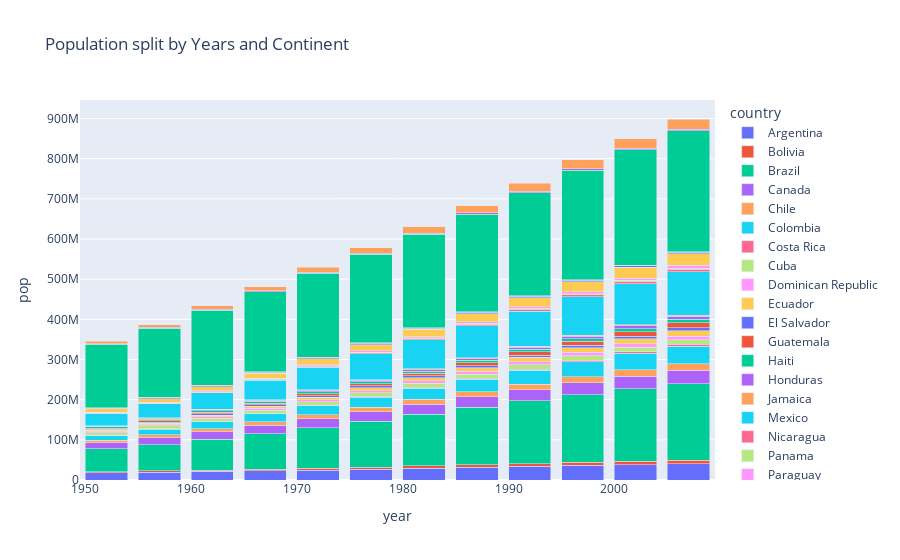

Notebook cell for this chart:
### Code cell
import plotly.express as px

#long_df = px.data.medals_long()

fig = px.bar(country_df[(country_df['continent']=='Americas')], x="year", y="pop", color="country", title="Population split by Years and Continent",barmode='stack')
fig.show()

### Figure 1 — Plotly figure (JSON) as saved in the notebook; plotly's stock layout.template omitted (floating-point values rounded to 4 significant figures)
{"data": [{"alignmentgroup": "True", "hovertemplate": "country=Argentina<br>year=%{x}<br>pop=%{y}<extra></extra>", "legendgroup": "Argentina", "marker": {"color": "#636efa"}, "name": "Argentina", "offsetgroup": "Argentina", "orientation": "v", "showlegend": true, "textposition": "auto", "type": "bar", "x": [1952, 1957, 1962, 1967, 1972, 1977, 1982, 1987, 1992, 1997, 2002, 2007], "xaxis": "x", "y": [17876956, 19610538, 21283783, 22934225, 24779799, 26983828, 29341374, 31620918, 33958947, 36203463, 38331121, 40301927], "yaxis": "y"}, {"alignmentgroup": "True", "hovertemplate": "country=Bolivia<br>year=%{x}<br>pop=%{y}<extra></extra>", "legendgroup": "Bolivia", "marker": {"color": "#EF553B"}, "name": "Bolivia", "offsetgroup": "Bolivia", "orientation": "v", "showlegend": true, "textposition": "auto", "type": "bar", "x": [1952, 1957, 1962, 1967, 1972, 1977, 1982, 1987, 1992, 1997, 2002, 2007], "xaxis": "x", "y": [2883315, 3211738, 3593918, 4040665, 4565872, 5079716, 5642224, 6156369, 6893451, 7693188, 8445134, 9119152], "yaxis": "y"}, {"alignmentgroup": "True", "hovertemplate": "country=Brazil<br>year=%{x}<br>pop=%{y}<extra></extra>", "legendgroup": "Brazil", "marker": {"color": "#00cc96"}, "name": "Brazil", "offsetgroup": "Brazil", "orientation": "v", "showlegend": true, "textposition": "auto", "type": "bar", "x": [1952, 1957, 1962, 1967, 1972, 1977, 1982, 1987, 1992, 1997, 2002, 2007], "xaxis": "x", "y": [56602560, 65551171, 76039390, 88049823, 100840058, 114313951, 128962939, 142938076, 155975974, 168546719, 179914212, 190010647], "yaxis": "y"}, {"alignmentgroup": "True", "hovertemplate": "country=Canada<br>year=%{x}<br>pop=%{y}<extra></extra>", "legendgroup": "Canada", "marker": {"color": "#ab63fa"}, "name": "Canada", "offsetgroup": "Canada", "orientation": "v", "showlegend": true, "textposition": "auto", "type": "bar", "x": [1952, 1957, 1962, 1967, 1972, 1977, 1982, 1987, 1992, 1997, 2002, 2007], "xaxis": "x", "y": [14785584, 17010154, 18985849, 20819767, 22284500, 23796400, 25201900, 26549700, 28523502, 30305843, 31902268, 33390141], "yaxis": "y"}, {"alignmentgroup": "True", "hovertemplate": "country=Chile<br>year=%{x}<br>pop=%{y}<extra></extra>", "legendgroup": "Chile", "marker": {"color": "#FFA15A"}, "name": "Chile", "offsetgroup": "Chile", "orientation": "v", "showlegend": true, "textposition": "auto", "type": "bar", "x": [1952, 1957, 1962, 1967, 1972, 1977, 1982, 1987, 1992, 1997, 2002, 2007], "xaxis": "x", "y": [6377619, 7048426, 7961258, 8858908, 9717524, 10599793, 11487112, 12463354, 13572994, 14599929, 15497046, 16284741], "yaxis": "y"}, {"alignmentgroup": "True", "hovertemplate": "country=Colombia<br>year=%{x}<br>pop=%{y}<extra></extra>", "legendgroup": "Colombia", "marker": {"color": "#19d3f3"}, "name": "Colombia", "offsetgroup": "Colombia", "orientation": "v", "showlegend": true, "textposition": "auto", "type": "bar", "x": [1952, 1957, 1962, 1967, 1972, 1977, 1982, 1987, 1992, 1997, 2002, 2007], "xaxis": "x", "y": [12350771, 14485993, 17009885, 19764027, 22542890, 25094412, 27764644, 30964245, 34202721, 37657830, 41008227, 44227550], "yaxis": "y"}, {"alignmentgroup": "True", "hovertemplate": "country=Costa Rica<br>year=%{x}<br>pop=%{y}<extra></extra>", "legendgroup": "Costa Rica", "marker": {"color": "#FF6692"}, "name": "Costa Rica", "offsetgroup": "Costa Rica", "orientation": "v", "showlegend": true, "textposition": "auto", "type": "bar", "x": [1952, 1957, 1962, 1967, 1972, 1977, 1982, 1987, 1992, 1997, 2002, 2007], "xaxis": "x", "y": [926317, 1112300, 1345187, 1588717, 1834796, 2108457, 2424367, 2799811, 3173216, 3518107, 3834934, 4133884], "yaxis": "y"}, {"alignmentgroup": "True", "hovertemplate": "country=Cuba<br>year=%{x}<br>pop=%{y}<extra></extra>", "legendgroup": "Cuba", "marker": {"color": "#B6E880"}, "name": "Cuba", "offsetgroup": "Cuba", "orientation": "v", "showlegend": true, "textposition": "auto", "type": "bar", "x": [1952, 1957, 1962, 1967, 1972, 1977, 1982, 1987, 1992, 1997, 2002, 2007], "xaxis": "x", "y": [6007797, 6640752, 7254373, 8139332, 8831348, 9537988, 9789224, 10239839, 10723260, 10983007, 11226999, 11416987], "yaxis": "y"}, {"alignmentgroup": "True", "hovertemplate": "country=Dominican Republic<br>year=%{x}<br>pop=%{y}<extra></extra>", "legendgroup": "Dominican Republic", "marker": {"color": "#FF97FF"}, "name": "Dominican Republic", "offsetgroup": "Dominican Republic", "orientation": "v", "showlegend": true, "textposition": "auto", "type": "bar", "x": [1952, 1957, 1962, 1967, 1972, 1977, 1982, 1987, 1992, 1997, 2002, 2007], "xaxis": "x", "y": [2491346, 2923186, 3453434, 4049146, 4671329, 5302800, 5968349, 6655297, 7351181, 7992357, 8650322, 9319622], "yaxis": "y"}, {"alignmentgroup": "True", "hovertemplate": "country=Ecuador<br>year=%{x}<br>pop=%{y}<extra></extra>", "legendgroup": "Ecuador", "marker": {"color": "#FECB52"}, "name": "Ecuador", "offsetgroup": "Ecuador", "orientation": "v", "showlegend": true, "textposition": "auto", "type": "bar", "x": [1952, 1957, 1962, 1967, 1972, 1977, 1982, 1987, 1992, 1997, 2002, 2007], "xaxis": "x", "y": [3548753, 4058385, 4681707, 5432424, 6298651, 7278866, 8365850, 9545158, 10748394, 11911819, 12921234, 13755680], "yaxis": "y"}, {"alignmentgroup": "True", "hovertemplate": "country=El Salvador<br>year=%{x}<br>pop=%{y}<extra></extra>", "legendgroup": "El Salvador", "marker": {"color": "#636efa"}, "name": "El Salvador", "offsetgroup": "El Salvador", "orientation": "v", "showlegend": true, "textposition": "auto", "type": "bar", "x": [1952, 1957, 1962, 1967, 1972, 1977, 1982, 1987, 1992, 1997, 2002, 2007], "xaxis": "x", "y": [2042865, 2355805, 2747687, 3232927, 3790903, 4282586, 4474873, 4842194, 5274649, 5783439, 6353681, 6939688], "yaxis": "y"}, {"alignmentgroup": "True", "hovertemplate": "country=Guatemala<br>year=%{x}<br>pop=%{y}<extra></extra>", "legendgroup": "Guatemala", "marker": {"color": "#EF553B"}, "name": "Guatemala", "offsetgroup": "Guatemala", "orientation": "v", "showlegend": true, "textposition": "auto", "type": "bar", "x": [1952, 1957, 1962, 1967, 1972, 1977, 1982, 1987, 1992, 1997, 2002, 2007], "xaxis": "x", "y": [3146381, 3640876, 4208858, 4690773, 5149581, 5703430, 6395630, 7326406, 8486949, 9803875, 11178650, 12572928], "yaxis": "y"}, {"alignmentgroup": "True", "hovertemplate": "country=Haiti<br>year=%{x}<br>pop=%{y}<extra></extra>", "legendgroup": "Haiti", "marker": {"color": "#00cc96"}, "name": "Haiti", "offsetgroup": "Haiti", "orientation": "v", "showlegend": true, "textposition": "auto", "type": "bar", "x": [1952, 1957, 1962, 1967, 1972, 1977, 1982, 1987, 1992, 1997, 2002, 2007], "xaxis": "x", "y": [3201488, 3507701, 3880130, 4318137, 4698301, 4908554, 5198399, 5756203, 6326682, 6913545, 7607651, 8502814], "yaxis": "y"}, {"alignmentgroup": "True", "hovertemplate": "country=Honduras<br>year=%{x}<br>pop=%{y}<extra></extra>", "legendgroup": "Honduras", "marker": {"color": "#ab63fa"}, "name": "Honduras", "offsetgroup": "Honduras", "orientation": "v", "showlegend": true, "textposition": "auto", "type": "bar", "x": [1952, 1957, 1962, 1967, 1972, 1977, 1982, 1987, 1992, 1997, 2002, 2007], "xaxis": "x", "y": [1517453, 1770390, 2090162, 2500689, 2965146, 3055235, 3669448, 4372203, 5077347, 5867957, 6677328, 7483763], "yaxis": "y"}, {"alignmentgroup": "True", "hovertemplate": "country=Jamaica<br>year=%{x}<br>pop=%{y}<extra></extra>", "legendgroup": "Jamaica", "marker": {"color": "#FFA15A"}, "name": "Jamaica", "offsetgroup": "Jamaica", "orientation": "v", "showlegend": true, "textposition": "auto", "type": "bar", "x": [1952, 1957, 1962, 1967, 1972, 1977, 1982, 1987, 1992, 1997, 2002, 2007], "xaxis": "x", "y": [1426095, 1535090, 1665128, 1861096, 1997616, 2156814, 2298309, 2326606, 2378618, 2531311, 2664659, 2780132], "yaxis": "y"}, {"alignmentgroup": "True", "hovertemplate": "country=Mexico<br>year=%{x}<br>pop=%{y}<extra></extra>", "legendgroup": "Mexico", "marker": {"color": "#19d3f3"}, "name": "Mexico", "offsetgroup": "Mexico", "orientation": "v", "showlegend": true, "textposition": "auto", "type": "bar", "x": [1952, 1957, 1962, 1967, 1972, 1977, 1982, 1987, 1992, 1997, 2002, 2007], "xaxis": "x", "y": [30144317, 35015548, 41121485, 47995559, 55984294, 63759976, 71640904, 80122492, 88111030, 95895146, 102479927, 108700891], "yaxis": "y"}, {"alignmentgroup": "True", "hovertemplate": "country=Nicaragua<br>year=%{x}<br>pop=%{y}<extra></extra>", "legendgroup": "Nicaragua", "marker": {"color": "#FF6692"}, "name": "Nicaragua", "offsetgroup": "Nicaragua", "orientation": "v", "showlegend": true, "textposition": "auto", "type": "bar", "x": [1952, 1957, 1962, 1967, 1972, 1977, 1982, 1987, 1992, 1997, 2002, 2007], "xaxis": "x", "y": [1165790, 1358828, 1590597, 1865490, 2182908, 2554598, 2979423, 3344353, 4017939, 4609572, 5146848, 5675356], "yaxis": "y"}, {"alignmentgroup": "True", "hovertemplate": "country=Panama<br>year=%{x}<br>pop=%{y}<extra></extra>", "legendgroup": "Panama", "marker": {"color": "#B6E880"}, "name": "Panama", "offsetgroup": "Panama", "orientation": "v", "showlegend": true, "textposition": "auto", "type": "bar", "x": [1952, 1957, 1962, 1967, 1972, 1977, 1982, 1987, 1992, 1997, 2002, 2007], "xaxis": "x", "y": [940080, 1063506, 1215725, 1405486, 1616384, 1839782, 2036305, 2253639, 2484997, 2734531, 2990875, 3242173], "yaxis": "y"}, {"alignmentgroup": "True", "hovertemplate": "country=Paraguay<br>year=%{x}<br>pop=%{y}<extra></extra>", "legendgroup": "Paraguay", "marker": {"color": "#FF97FF"}, "name": "Paraguay", "offsetgroup": "Paraguay", "orientation": "v", "showlegend": true, "textposition": "auto", "type": "bar", "x": [1952, 1957, 1962, 1967, 1972, 1977, 1982, 1987, 1992, 1997, 2002, 2007], "xaxis": "x", "y": [1555876, 1770902, 2009813, 2287985, 2614104, 2984494, 3366439, 3886512, 4483945, 5154123, 5884491, 6667147], "yaxis": "y"}, {"alignmentgroup": "True", "hovertemplate": "country=Peru<br>year=%{x}<br>pop=%{y}<extra></extra>", "legendgroup": "Peru", "marker": {"color": "#FECB52"}, "name": "Peru", "offsetgroup": "Peru", "orientation": "v", "showlegend": true, "textposition": "auto", "type": "bar", "x": [1952, 1957, 1962, 1967, 1972, 1977, 1982, 1987, 1992, 1997, 2002, 2007], "xaxis": "x", "y": [8025700, 9146100, 10516500, 12132200, 13954700, 15990099, 18125129, 20195924, 22430449, 24748122, 26769436, 28674757], "yaxis": "y"}, {"alignmentgroup": "True", "hovertemplate": "country=Puerto Rico<br>year=%{x}<br>pop=%{y}<extra></extra>", "legendgroup": "Puerto Rico", "marker": {"color": "#636efa"}, "name": "Puerto Rico", "offsetgroup": "Puerto Rico", "orientation": "v", "showlegend": true, "textposition": "auto", "type": "bar", "x": [1952, 1957, 1962, 1967, 1972, 1977, 1982, 1987, 1992, 1997, 2002, 2007], "xaxis": "x", "y": [2227000, 2260000, 2448046, 2648961, 2847132, 3080828, 3279001, 3444468, 3585176, 3759430, 3859606, 3942491], "yaxis": "y"}, {"alignmentgroup": "True", "hovertemplate": "country=Trinidad and Tobago<br>year=%{x}<br>pop=%{y}<extra></extra>", "legendgroup": "Trinidad and Tobago", "marker": {"color": "#EF553B"}, "name": "Trinidad and Tobago", "offsetgroup": "Trinidad and Tobago", "orientation": "v", "showlegend": true, "textposition": "auto", "type": "bar", "x": [1952, 1957, 1962, 1967, 1972, 1977, 1982, 1987, 1992, 1997, 2002, 2007], "xaxis": "x", "y": [662850, 764900, 887498, 960155, 975199, 1039009, 1116479, 1191336, 1183669, 1138101, 1101832, 1056608], "yaxis": "y"}, {"alignmentgroup": "True", "hovertemplate": "country=United States<br>year=%{x}<br>pop=%{y}<extra></extra>", "legendgroup": "United States", "marker": {"color": "#00cc96"}, "name": "United States", "offsetgroup": "United States", "orientation": "v", "showlegend": true, "textposition": "auto", "type": "bar", "x": [1952, 1957, 1962, 1967, 1972, 1977, 1982, 1987, 1992, 1997, 2002, 2007], "xaxis": "x", "y": [157553000, 171984000, 186538000, 198712000, 209896000, 220239000, 232187835, 242803533, 256894189, 272911760, 287675526, 301139947], "yaxis": "y"}, {"alignmentgroup": "True", "hovertemplate": "country=Uruguay<br>year=%{x}<br>pop=%{y}<extra></extra>", "legendgroup": "Uruguay", "marker": {"color": "#ab63fa"}, "name": "Uruguay", "offsetgroup": "Uruguay", "orientation": "v", "showlegend": true, "textposition": "auto", "type": "bar", "x": [1952, 1957, 1962, 1967, 1972, 1977, 1982, 1987, 1992, 1997, 2002, 2007], "xaxis": "x", "y": [2252965, 2424959, 2598466, 2748579, 2829526, 2873520, 2953997, 3045153, 3149262, 3262838, 3363085, 3447496], "yaxis": "y"}, {"alignmentgroup": "True", "hovertemplate": "country=Venezuela<br>year=%{x}<br>pop=%{y}<extra></extra>", "legendgroup": "Venezuela", "marker": {"color": "#FFA15A"}, "name": "Venezuela", "offsetgroup": "Venezuela", "orientation": "v", "showlegend": true, "textposition": "auto", "type": "bar", "x": [1952, 1957, 1962, 1967, 1972, 1977, 1982, 1987, 1992, 1997, 2002, 2007], "xaxis": "x", "y": [5439568, 6702668, 8143375, 9709552, 11515649, 13503563, 15620766, 17910182, 20265563, 22374398, 24287670, 26084662], "yaxis": "y"}], "layout": {"barmode": "stack", "legend": {"title": {"text": "country"}, "tracegroupgap": 0}, "title": {"text": "Population split by Years and Continent"}, "xaxis": {"anchor": "y", "domain": [0, 1], "title": {"text": "year"}}, "yaxis": {"anchor": "x", "domain": [0, 1], "title": {"text": "pop"}}}}
